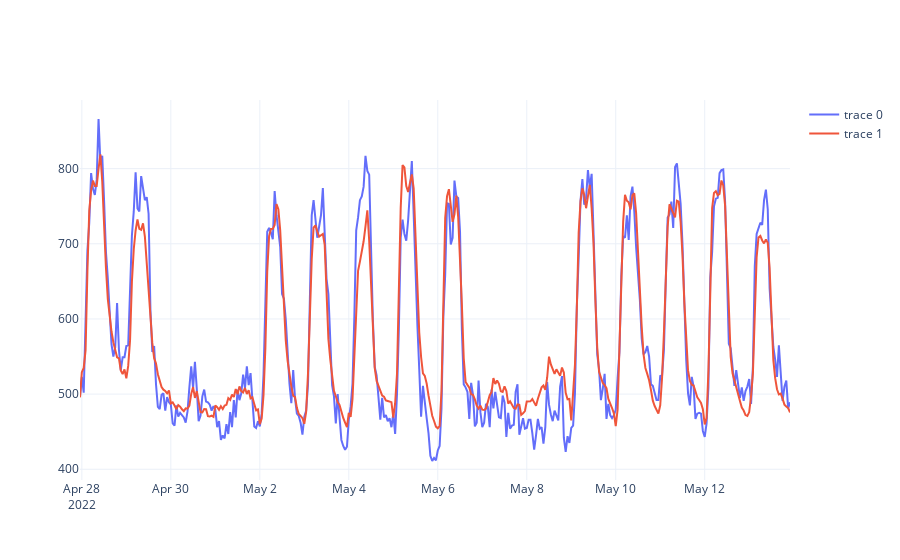

This figure's notebook cell:
### Code cell
p2 = go.Figure()
p2.add_trace(go.Scatter(x = df_result.index, y = df_result.value))
p2.add_trace(go.Scatter(x = df_result.index, y = df_result.predictions))

### Figure 1 — Plotly figure (JSON) as saved in the notebook; plotly's stock layout.template omitted (floating-point values rounded to 4 significant figures; data arrays with more than 128 entries replaced by an {"elided": "..."} marker saying what was removed)
{"data": [{"type": "scatter", "x": {"elided": "384 str values"}, "y": {"elided": "384 float values"}}, {"type": "scatter", "x": {"elided": "384 str values"}, "y": {"elided": "384 float values"}}], "layout": {}}
